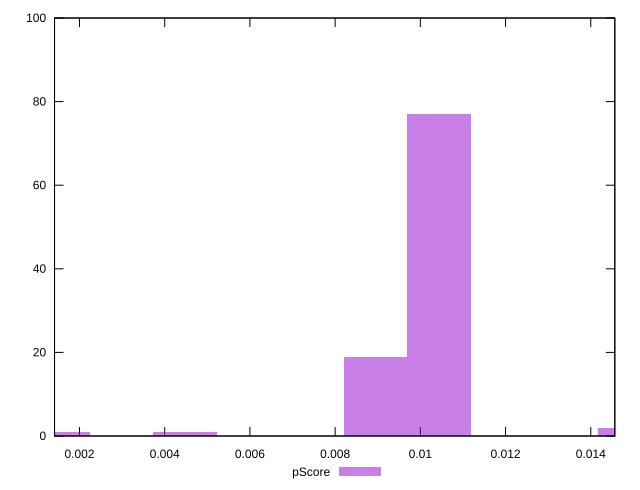

Write the gnuplot code that produced this figure.
reset

$pScore <<EOF
0.01043621799088155 77
0.0089453297064699 19
0.014908882844116499 2
0.00149088828441165 1
0.00447266485323495 1
EOF

set key outside below
set boxwidth 0.00149088828441165
set xrange [0.0014147314694036295:0.014564200808670935]
set yrange [0:100]
set trange [0:100]
set style fill transparent solid 0.5 noborder
set terminal svg size 640, 490 enhanced background rgb 'white'
set output "reprap/cumulative-layout-shift/samples/pages+cached+noexternal+nomedia+nocss+nojs/pScore/histogram.svg"

plot $pScore title "pScore" with boxes

reset
